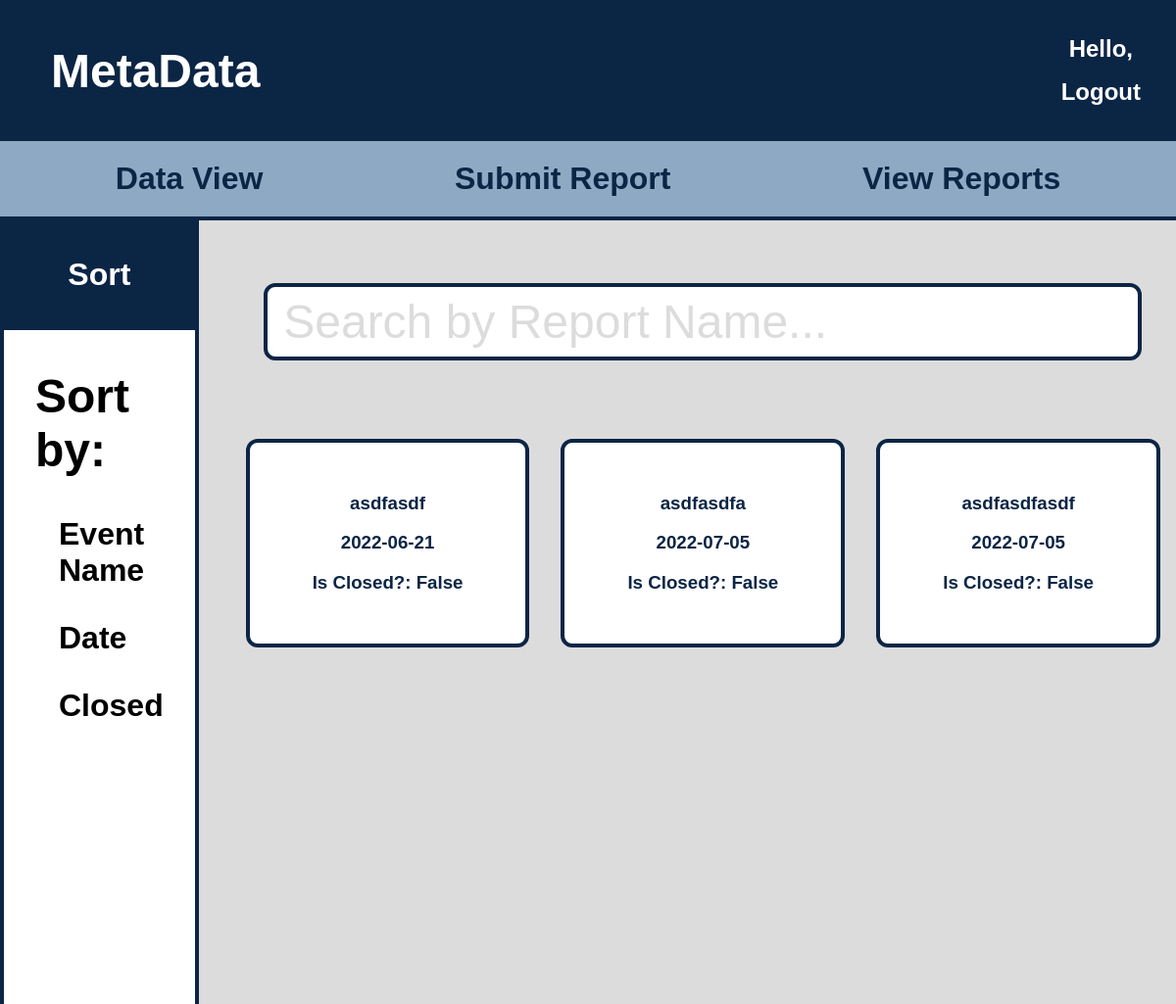
The page /MetaApp/viewreports/ on the database as committed earlier.
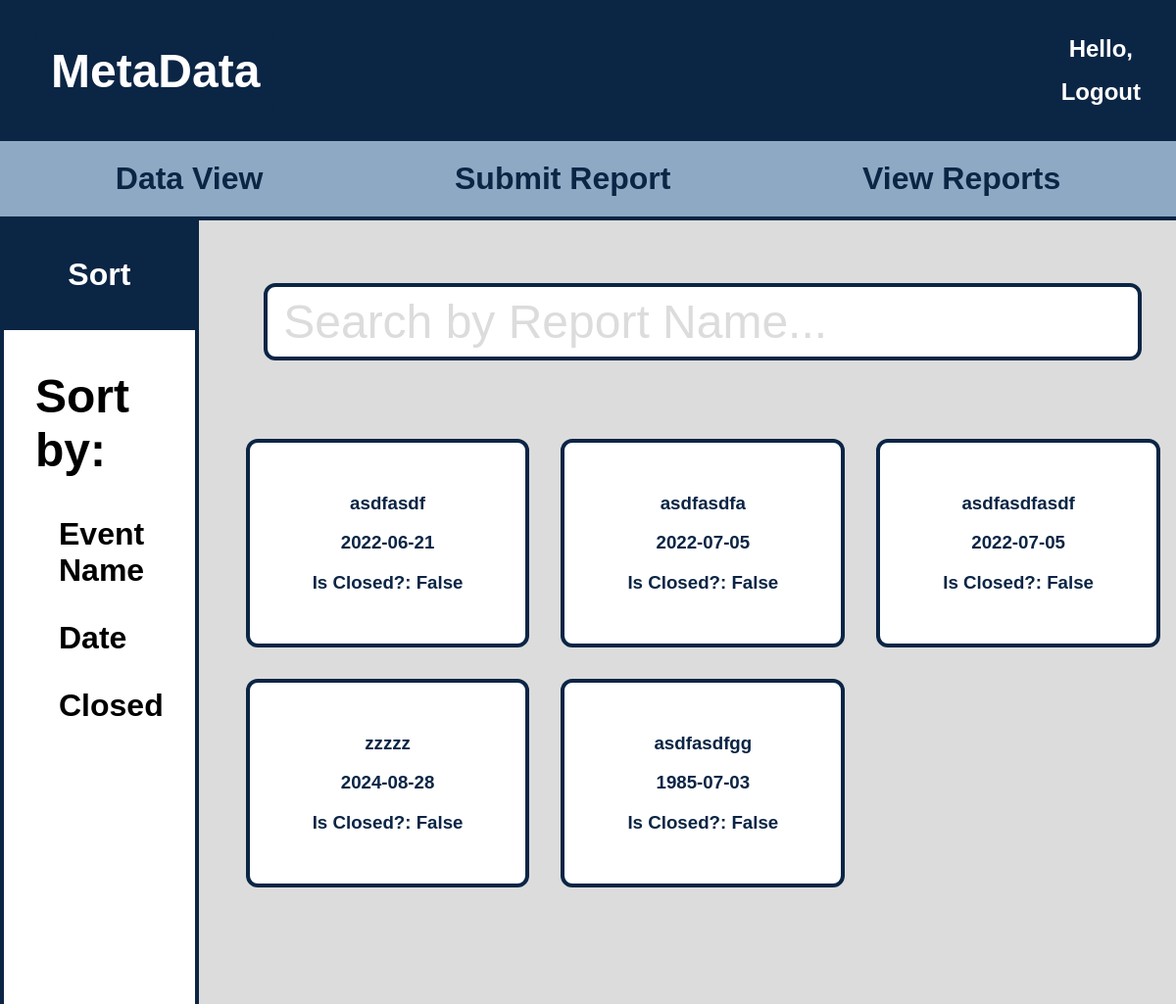
The same page on the database as committed later.
### MetaApp/models.py (models this page shows, shortened)
class ReportModel(models.Model):
    eventname = models.CharField(max_length=100)
    date = models.CharField(max_length=100)
    target = models.CharField(max_length=100, choices=TARGETS)
    techinvolved = models.ManyToManyField(InvolvedTech)
    description = models.CharField(max_length=2000, default="N/A")
    mainlink = models.CharField(max_length=2000, default="N/A")
    targetother = models.CharField(max_length=200, default="N/A")
    author = models.CharField(max_length=200, default="Superuser")
    relevantlocations = models.ManyToManyField(RelevantLocationModel)
    evidence = models.ManyToManyField(EvidenceModel)
    suspects = models.ManyToManyField(SuspectModel)
    closed = models.BooleanField(default=False)
    cryptoamount = models.DecimalField(default=0, decimal_places=2, max_digits=100)
    reportid = models.IntegerField("ID", default=0000000)
    readabletech = models.CharField(max_length=1000)
    techinvolved.verbose_name = "Tech Involved"
    eventname.verbose_name = "Event Name"
    mainlink.verbose_name = "Main Link"
    targetother.verbose_name = "Other Target"
    cryptoamount.verbose_name = "Crypto Amount"

### MetaApp/views.py (the view)
# urls.py: path("viewreports/", views.viewreports, name="viewreports"),
def viewreports(request):
    response = render (request, "viewreports.html", {"reportobjects":ReportModel.objects.all()})
    return response

### MetaApp/templates/viewreports.html (shortened to what this page needs)
{%extends "index.html"%}
{%load static%}
    {%block "styles"%}
        <link rel="stylesheet" type="text/css" href="{% static "MetaApp/css/base.css" %}">
        <link rel="stylesheet" type="text/css" href="{% static "MetaApp/css/viewreports.css" %}">
    {%endblock%}
    {%block "main"%}
        <div id="main">
            <body>
                <div id="sortfilter">
                    <div id="filtertopbar">
                        <h1>Sort</h1>
                    </div>
                    <div id="sort">
                        <h2>Sort by:<h2>
                        <p><span class ="sort" data-sort="eventname">Event Name</span></p>
                        <p><span class ="sort" data-sort="date">Date</span></p>
                        <p><span class ="sort" data-sort="closed">Closed</span></p>
                    </div>
                </div>
                <div id="reports">
                    <div id="search">
                        <input id="searchbox" class="fuzzy-search" type="text" value="Search by Report Name..."></input>
                    </div>
                    <div id="reportlistdiv">
                        <ul class="list" id="reportlist">
                            {%for report in reportobjects%}
                            <li class="reportli">
                                <div class="reportdetail" data-name="{{report.eventname}}">
                                    <a href="/MetaApp/viewdetail/{{report.reportid}}"id="reportlink{{forloop.counter}}">
                                        <article id="report{{forloop.counter}}">
                                            <h3 class="eventname">{{report.eventname}}</h3>
                                            <h3 class="date">{{report.date}}</h3>
                                            <h3 class="closed">Is Closed?: {{report.closed}}</h3>
                                        </article>
                                    </a>
                                </div>
                            </li>
                            {%endfor%}
                            </ul>
                    </div>
                </div>
            </body>
        </div>
    {%endblock%}

Rows that differ between the two databases and show on the page:
added ReportModel: eventname "zzzzz", date "2024-08-28", closed "False"
added ReportModel: eventname "asdfasdfgg", date "1985-07-03", closed "False"
